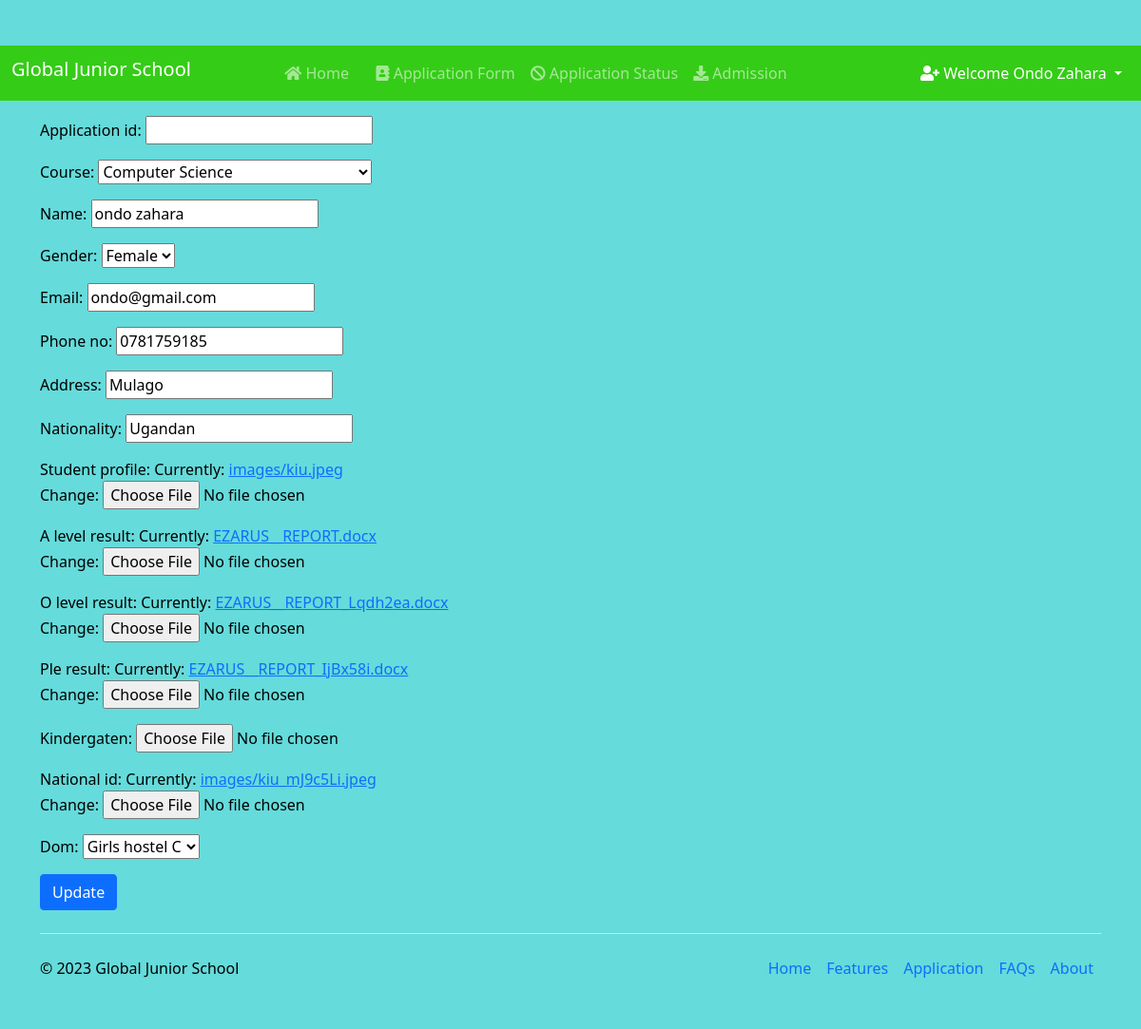
Page /edit_application/ (signed in) on the committed database.
### Students_Admission_System/models.py (models this page shows, shortened)
class Application(models.Model):
    user = models.OneToOneField(User, on_delete=models.CASCADE, blank=True, null=True)
    application_id = models.CharField(max_length=50, unique=True, null=True)
    COURSES = (
    ('Computer Science ', 'Computer Science '),
    ('Information Technology ', 'Information Technology '),
    ('Electronics and Telecommunication ', 'Electronics and Telecommunication '),
    ('Business and accounting', 'Business and accounting'),
    ('public Admin', 'public Admin'),
    ('LAW', 'LAW'),
    )
    course = models.CharField(max_length=100, choices= COURSES)
    name = models.CharField(max_length=200)
    GENDER = (
        ('Male','Male'),
        ('Female','Female')
    )
    gender = models.CharField(max_length=10, choices=GENDER)
    email = models.CharField(max_length=200)
    phone_no = models.CharField(max_length=200)
    address = models.CharField(max_length=200)
    nationality = models.CharField(max_length=250)
    student_profile = models.ImageField(upload_to="images")
    a_level_result = models.FileField()
    o_level_result = models.FileField()
    ple_result = models.FileField()
    kindergaten = models.FileField(null=True)
    national_id = models.ImageField(upload_to="images", null=True)
    DOM =(
        ('Boys hostel A','Boys hostel A'),
        ('Boys hostel B','Boys hostel B'),
        ('Boys hostel C','Boys hostel C'),
        ('Girls hostel A','Girls hostel A'),
        ('Girls hostel B','Girls hostel B'),
        ('Girls hostel C','Girls hostel C')
    )
    dom = models.CharField(max_length=50, choices=DOM)
    STATUS = (
        ('Approved', 'Approved'),
        ('Pending', 'Pending'),
        ('Rejected', 'Rejected'),
    )
    Application_Status = models.TextField(max_length=100, choices=STATUS, default="Pending")
    message = models.TextField(max_length=100, default="", null=True, blank=True)

### Students_Admission_System/views.py (the view)
# urls.py: path("edit_application/", views.edit_application, name="edit_application"),
def edit_application(request):
    if not request.user.is_authenticated:
        return redirect("/login")
    try:
        application = request.user.application
    except Application.DoesNotExist:
        application = Application(user=request.user)
    if request.method=="POST":
        form = ApplicationForm(data=request.POST, files=request.FILES, instance=application)
        if form.is_valid():
            form.save()
            alert = True
            return render(request, "edit_application.html", {'alert':alert})
    else:
        form=ApplicationForm(instance=application)
    return render(request, "edit_application.html", {'form':form})

### Students_Admission_System/forms.py
class ApplicationForm(forms.ModelForm):
    class Meta:
        model = Application
        exclude = ('user', 'Application_Status', 'message',)
    def __init__(self, *args, **kwargs):
        super(ApplicationForm, self).__init__(*args, **kwargs)
        self.fields['application_id'].widget.attrs['readonly'] = True

### Students_Admission_System/templates/edit_application.html (shortened to what this page needs)
{% extends 'basic.html' %}
{% block body %}
<form action="/edit_application/" enctype="multipart/form-data" method="POST"> {% csrf_token %}
    <div class="container mt-3">
   {{ form.as_p }}
        <button type="submit" class="btn btn-primary">Update</button>
    </div>
</form>
{% endblock %}
{% block js %}
<div class="container">
    <footer class="d-flex flex-wrap justify-content-between align-items-center py-3 my-4 border-top">
      <p class="col-md-4 mb-0 text-body-secondary">&copy; 2023 Global Junior School</p>
      <a href="/" class="col-md-4 d-flex align-items-center justify-content-center mb-3 mb-md-0 me-md-auto link-body-emphasis text-decoration-none">
        <svg class="bi me-2" width="40" height="32"><use xlink:href="#bootstrap"/></svg>
      </a>
      <ul class="nav col-md-4 justify-content-end">
        <li class="nav-item"><a href="#" class="nav-link px-2 text-body-secondary">Home</a></li>
        <li class="nav-item"><a href="#" class="nav-link px-2 text-body-secondary">Features</a></li>
        <li class="nav-item"><a href="#" class="nav-link px-2 text-body-secondary">Application</a></li>
        <li class="nav-item"><a href="#" class="nav-link px-2 text-body-secondary">FAQs</a></li>
        <li class="nav-item"><a href="#" class="nav-link px-2 text-body-secondary">About</a></li>
      </ul>
    </footer>
  </div>
{% endblock %}

### Students_Admission_System/templates/basic.html (shortened to what this page needs)
{% load static %}
<!doctype html>
<html lang="en">
  <head>
    <link href="https://cdn.jsdelivr.net/npm/bootstrap@5.0.2/dist/css/bootstrap.min.css" rel="stylesheet">
    <link rel="stylesheet" href="https://cdnjs.cloudflare.com/ajax/libs/font-awesome/5.15.3/css/all.min.css">
    <link href="{% static 'carousel.css' %}" rel="stylesheet">
  </head>
  <body>
    <nav class="navbar navbar-expand-lg navbar-dark">
        <div class="container-fluid">
          <h2 class="navbar-brand">Global Junior School</h2>
          <div class="container w-75">
          <div class="collapse navbar-collapse" id="navbarSupportedContent">
            <ul class="navbar-nav me-auto mb-lg-0">
              <li class="nav-item">
                <a class="nav-link {% block home %} {% endblock %}" aria-current="page" href="/"><i class="fa fa-home"></i> Home</a>
              </li>
              {% if user.is_authenticated %}
              <li class="nav-item">
                <a class="nav-link {% block application_form %} {% endblock %}" href="/application_form/"><i class="fa fa-address-book"></i> Application Form </a>
              </li>
              <li class="nav-item">
                <a class="nav-link {% block status %} {% endblock %}" href="/status/"><i class="fa fa-ban"></i> Application Status</a>
              </li>
              <li class="nav-item ">
                <a class="nav-link {% block admission %} {% endblock %}" href="{% url 'admission_letter' %}"><i class="fa fa-download"></i> Admission</a>
              </li>
            </ul>
          </div>
          </div>
          <div class="collapse navbar-collapse" id="navbarNavDarkDropdown">
            <ul class="navbar-nav">
              <li class="nav-item dropdown">
                <a class="nav-link active dropdown-toggle" href="#" id="navbarDarkDropdownMenuLink" role="button" data-bs-toggle="dropdown" aria-expanded="false">
                <i class="fa fa-user-plus"></i>  Welcome {{request.user.get_full_name}}
                </a>
              </li>
            </ul>
          </div>
          {% endif %}
        </div>
      </nav>
    {% block body %}
    {% endblock %}
  </body>
  {% block js %}
  {% endblock %}
</html>

### Students_Admission_System/static/carousel.css (style rules this page uses)
body { padding-top: 3rem; padding-bottom: 3rem; color: rgb(var(--bs-tertiary-color-rgb)); }

### Students_Admission_System/templates/basic.html (style rules this page uses)
.navbar { background-color: #35cc17;; }
body { background-color: rgb(101, 219, 219); }

### rows in the picture
Application: course "Computer Science", name "ondo zahara", gender "Female", email "ondo@gmail.com", phone_no "0781759185", address "Mulago", nationality "Ugandan", dom "Girls hostel C"

### other values in the picture
{{ request.user.get_full_name }} "Ondo Zahara"
